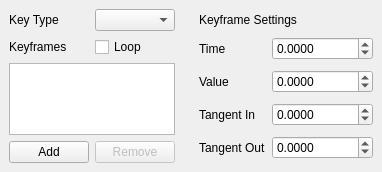
                 <widget class="QWidget" name="tab_11">
                  <property name="enabled">
                   <bool>true</bool>
                  </property>
                  <property name="sizePolicy">
                   <sizepolicy hsizetype="Preferred" vsizetype="Fixed">
                    <horstretch>0</horstretch>
                    <verstretch>0</verstretch>
                   </sizepolicy>
                  </property>
                  <attribute name="title">
                   <string>Keyframes</string>
                  </attribute>
                  <layout class="QGridLayout" name="gridLayout_14" rowstretch="0" columnstretch="7,4" rowminimumheight="0">
                   <property name="leftMargin">
                    <number>0</number>
                   </property>
                   <property name="topMargin">
                    <number>0</number>
                   </property>
                   <property name="rightMargin">
                    <number>0</number>
                   </property>
                   <property name="bottomMargin">
                    <number>0</number>
                   </property>
                   <item row="0" column="0">
                    <widget class="QWidget" name="widget_2" native="true">
                     <property name="sizePolicy">
                      <sizepolicy hsizetype="Preferred" vsizetype="MinimumExpanding">
                       <horstretch>0</horstretch>
                       <verstretch>0</verstretch>
                      </sizepolicy>
                     </property>
                     <layout class="QGridLayout" name="gridLayout_31" rowstretch="0,0,0,0" columnstretch="3,5">
                      <property name="sizeConstraint">
                       <enum>QLayout::SetDefaultConstraint</enum>
                      </property>
                      <property name="topMargin">
                       <number>9</number>
                      </property>
                      <property name="bottomMargin">
                       <number>9</number>
                      </property>
                      <item row="1" column="0">
                       <widget class="QLabel" name="label_41">
                        <property name="text">
                         <string>Keyframes</string>
                        </property>
                       </widget>
                      </item>
                      <item row="0" column="1">
                       <widget class="QComboBox" name="keyType"/>
                      </item>
                      <item row="1" column="1">
                       <widget class="QCheckBox" name="keyLoop">
                        <property name="text">
                         <string>Loop</string>
                        </property>
                       </widget>
                      </item>
                      <item row="3" column="1">
                       <widget class="QPushButton" name="keyRemove">
                        <property name="enabled">
                         <bool>false</bool>
                        </property>
                        <property name="text">
                         <string>Remove</string>
                        </property>
                       </widget>
                      </item>
                      <item row="0" column="0">
                       <widget class="QLabel" name="label_42">
                        <property name="text">
                         <string>Key Type</string>
                        </property>
                       </widget>
                      </item>
                      <item row="3" column="0">
                       <widget class="QPushButton" name="keyAdd">
                        <property name="text">
                         <string>Add</string>
                        </property>
                       </widget>
                      </item>
                      <item row="2" column="0" colspan="2">
                       <widget class="QTreeWidget" name="keyframeTree">
                        <property name="locale">
                         <locale language="English" country="UnitedStates"/>
                        </property>
                        <property name="sizeAdjustPolicy">
                         <enum>QAbstractScrollArea::AdjustToContentsOnFirstShow</enum>
                        </property>
                        <property name="sortingEnabled">
                         <bool>false</bool>
                        </property>
                        <attribute name="headerVisible">
                         <bool>false</bool>
                        </attribute>
                        <column>
                         <property name="text">
                          <string notr="true">1</string>
                         </property>
                        </column>
                       </widget>
                      </item>
                     </layout>
                    </widget>
                   </item>
                   <item row="0" column="1">
                    <widget class="QWidget" name="keySettings" native="true">
                     <layout class="QGridLayout" name="gridLayout_29" rowstretch="0,1,1,1,1" columnstretch="1,1">
                      <property name="topMargin">
                       <number>9</number>
                      </property>
                      <property name="bottomMargin">
                       <number>9</number>
                      </property>
                      <item row="1" column="0">
                       <widget class="QLabel" name="label_100">
                        <property name="text">
                         <string>Time</string>
                        </property>
                       </widget>
                      </item>
                      <item row="3" column="0">
                       <widget class="QLabel" name="label_102">
                        <property name="text">
                         <string>Tangent In</string>
                        </property>
                       </widget>
                      </item>
                      <item row="4" column="0">
                       <widget class="QLabel" name="label_103">
                        <property name="text">
                         <string>Tangent Out</string>
                        </property>
                       </widget>
                      </item>
                      <item row="2" column="0">
                       <widget class="QLabel" name="label_101">
                        <property name="text">
                         <string>Value</string>
                        </property>
                       </widget>
                      </item>
                      <item row="1" column="1">
                       <widget class="QDoubleSpinBox" name="keyTime">
                        <property name="sizePolicy">
                         <sizepolicy hsizetype="MinimumExpanding" vsizetype="Fixed">
                          <horstretch>0</horstretch>
                          <verstretch>0</verstretch>
                         </sizepolicy>
                        </property>
                        <property name="prefix">
                         <string/>
                        </property>
                        <property name="decimals">
                         <number>4</number>
                        </property>
                        <property name="minimum">
                         <double>-999999.999900000053458</double>
                        </property>
                        <property name="maximum">
                         <double>999999.999900000053458</double>
                        </property>
                       </widget>
                      </item>
                      <item row="2" column="1">
                       <widget class="QDoubleSpinBox" name="keyValue">
                        <property name="sizePolicy">
                         <sizepolicy hsizetype="MinimumExpanding" vsizetype="Fixed">
                          <horstretch>0</horstretch>
                          <verstretch>0</verstretch>
                         </sizepolicy>
                        </property>
                        <property name="prefix">
                         <string/>
                        </property>
                        <property name="decimals">
                         <number>4</number>
                        </property>
                        <property name="minimum">
                         <double>-999999.999900000053458</double>
                        </property>
                        <property name="maximum">
                         <double>999999.999900000053458</double>
                        </property>
                       </widget>
                      </item>
                      <item row="3" column="1">
                       <widget class="QDoubleSpinBox" name="keyTangentIn">
                        <property name="sizePolicy">
                         <sizepolicy hsizetype="MinimumExpanding" vsizetype="Fixed">
                          <horstretch>0</horstretch>
                          <verstretch>0</verstretch>
                         </sizepolicy>
                        </property>
                        <property name="prefix">
                         <string/>
                        </property>
                        <property name="decimals">
                         <number>4</number>
                        </property>
                        <property name="minimum">
                         <double>-999999.999900000053458</double>
                        </property>
                        <property name="maximum">
                         <double>999999.999900000053458</double>
                        </property>
                       </widget>
                      </item>
                      <item row="4" column="1">
                       <widget class="QDoubleSpinBox" name="keyTangentOut">
                        <property name="sizePolicy">
                         <sizepolicy hsizetype="MinimumExpanding" vsizetype="Fixed">
                          <horstretch>0</horstretch>
                          <verstretch>0</verstretch>
                         </sizepolicy>
                        </property>
                        <property name="prefix">
                         <string/>
                        </property>
                        <property name="decimals">
                         <number>4</number>
                        </property>
                        <property name="minimum">
                         <double>-999999.999900000053458</double>
                        </property>
                        <property name="maximum">
                         <double>999999.999900000053458</double>
                        </property>
                       </widget>
                      </item>
                      <item row="0" column="0" colspan="2">
                       <widget class="QLabel" name="label_40">
                        <property name="sizePolicy">
                         <sizepolicy hsizetype="Preferred" vsizetype="Fixed">
                          <horstretch>0</horstretch>
                          <verstretch>0</verstretch>
                         </sizepolicy>
                        </property>
                        <property name="text">
                         <string>Keyframe Settings</string>
                        </property>
                       </widget>
                      </item>
                     </layout>
                    </widget>
                   </item>
                  </layout>
                 </widget>
